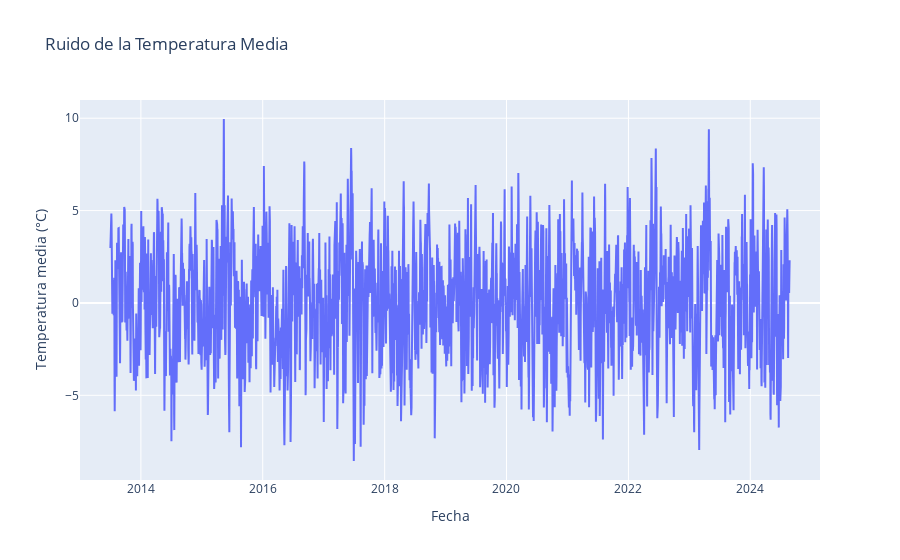

The code cell stored with this chart in its notebook:
### Markdown cell above
#### 3. Ruido

### Code cell
fig_trend = go.Figure()
fig_trend.add_trace(go.Scatter(x=df_diario_madrid['time'], y=decomposition_temp_mean.resid, mode='lines', name='Ruido'))
fig_trend.update_layout(title="Ruido de la Temperatura Media", xaxis_title="Fecha", yaxis_title="Temperatura media (°C)")
fig_trend.show()

### Figure 1 — Plotly figure (JSON) as saved in the notebook; plotly's stock layout.template omitted (floating-point values rounded to 4 significant figures; data arrays with more than 128 entries replaced by an {"elided": "..."} marker saying what was removed)
{"data": [{"mode": "lines", "name": "Ruido", "type": "scatter", "x": {"elided": "4436 str values"}, "y": {"elided": "4436 float values"}}], "layout": {"title": {"text": "Ruido de la Temperatura Media"}, "xaxis": {"title": {"text": "Fecha"}}, "yaxis": {"title": {"text": "Temperatura media (°C)"}}}}
